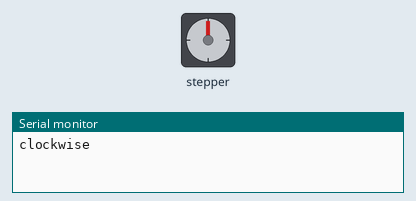
Bench run of a sketch on a simulated Arduino Uno, built with avr-gcc and run on an emulated ATmega328P. Shown: stepper motor, the last lines printed to the serial monitor. Stepper angles assume 2048 steps per turn.

Above: at 0.15 s.
At 9.8 s:
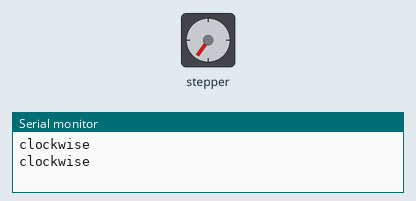
At 19.76 s:
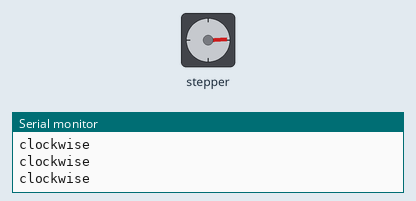
At 39.67 s:
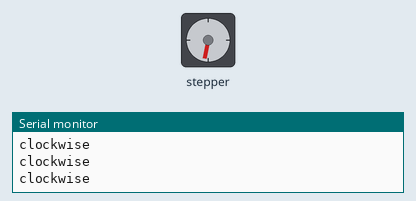
Timing chart, 0 to 40.0 s (numbered marks = the images above):
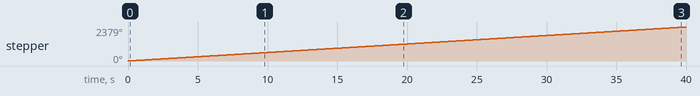

The sketch:

Stepper.ino
```cpp
#include <Stepper.h>

const int stepsPerRevolution = 2048;

Stepper myStepper(stepsPerRevolution,8,9,10,11);

void setup() {
 myStepper.setSpeed(10);
 Serial.begin(9600);
}

void loop() {
 Serial.println("clockwise");
 myStepper.step(stepsPerRevolution);

}
```

Measured:
- by itself, stepper: keeps turning clockwise at about 59°/s
